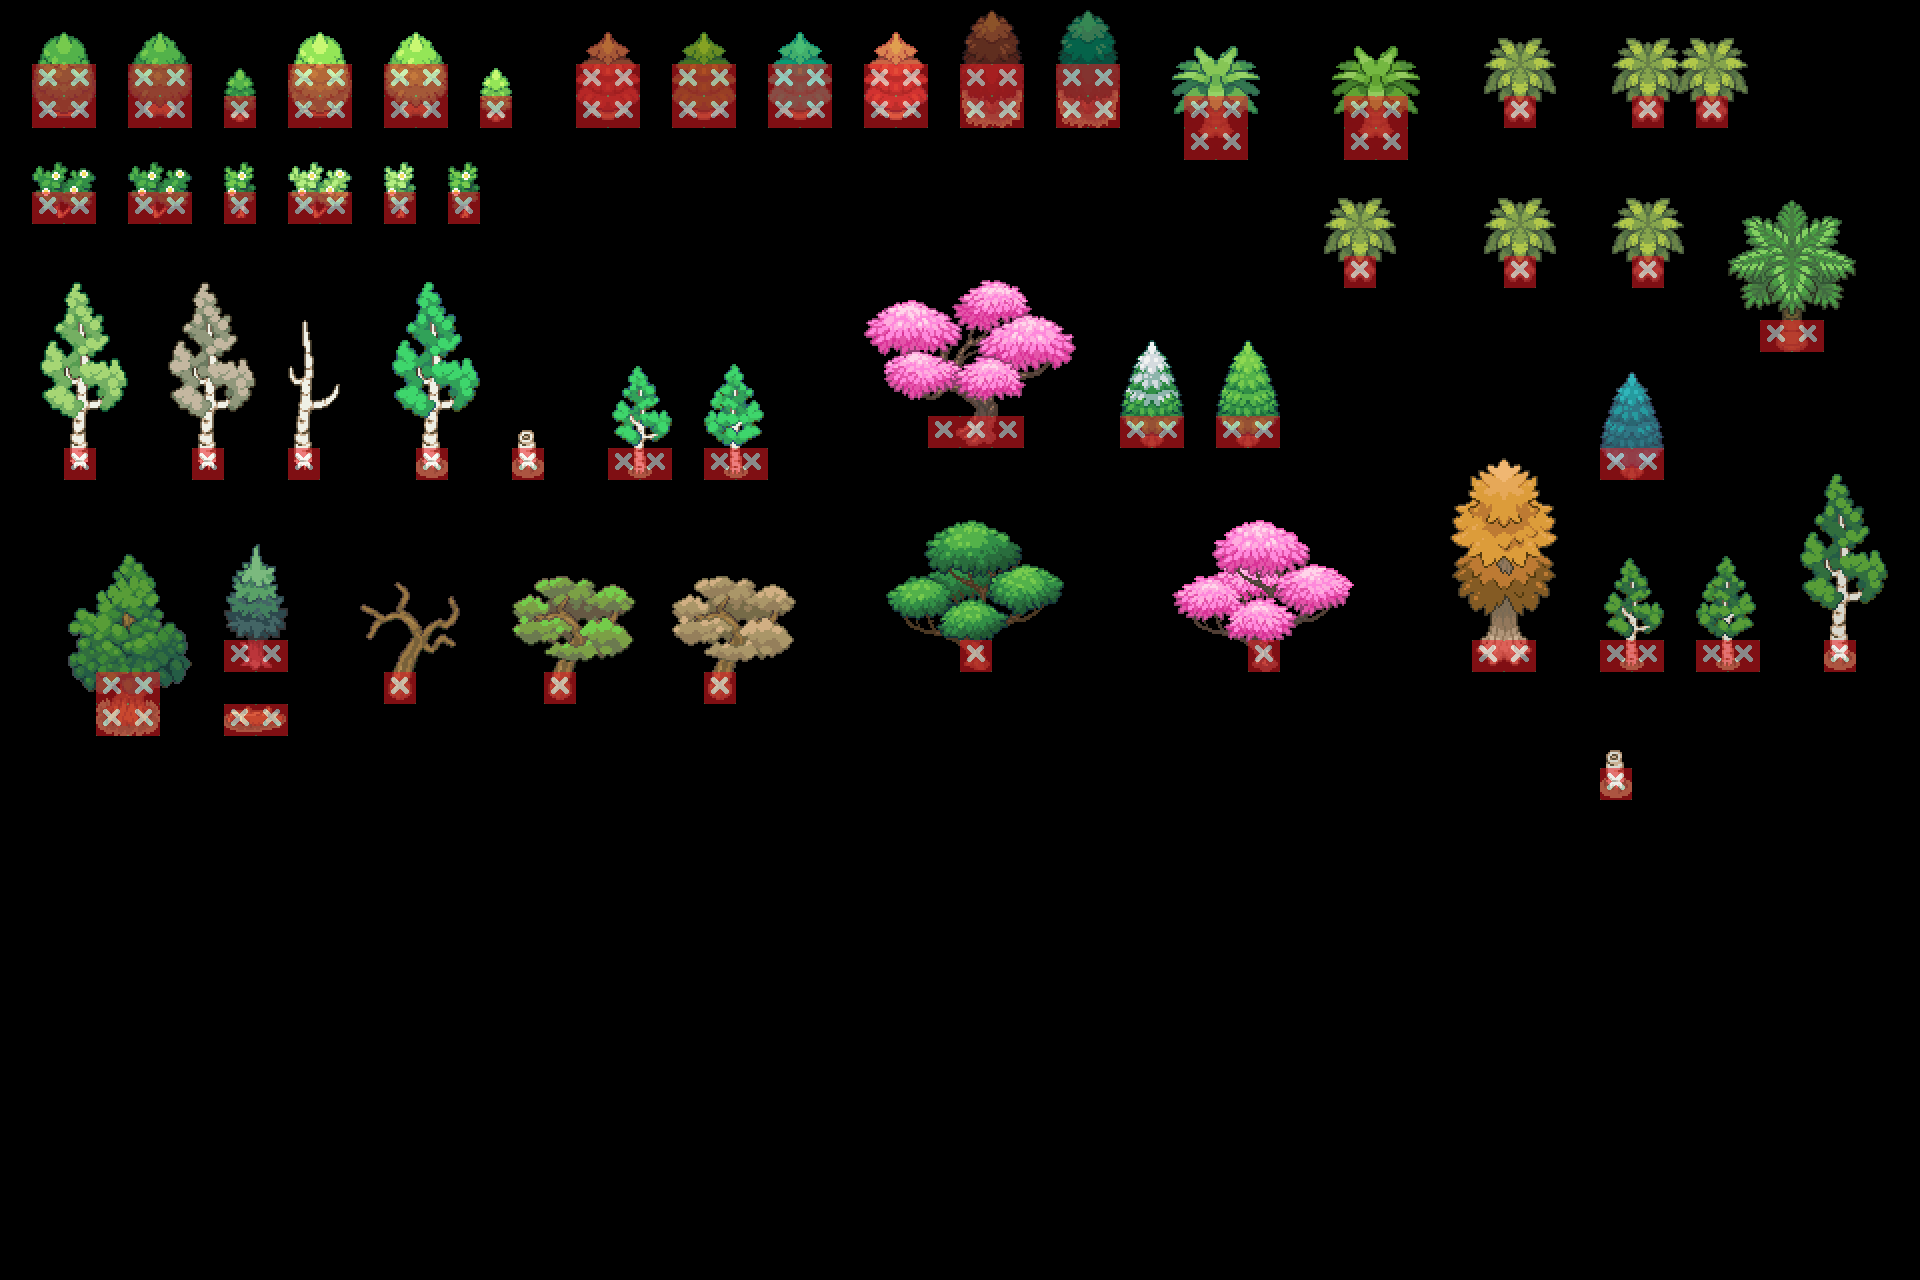

This game map was drawn from its Tiled (.tmx) file and the tilesets committed beside it. A one-line description and the trimmed map source follow:
An orthogonal 60x40 tile map with 32x32 px tiles, 10 tile layers (input_Tree_0, output_Tree_0, input_Furniture_0, output_Tree_1, ...), 3 tilesets.

<map version="1.10" tiledversion="1.10.2" orientation="orthogonal" renderorder="right-down" width="60" height="40" tilewidth="32" tileheight="32" infinite="0" nextlayerid="15" nextobjectid="1">
 <tileset firstgid="1" source="../Tilesets/forest.tsx" />
 <tileset firstgid="5001" source="../Tilesets/passages.tsx" />
 <tileset firstgid="5145" source="../Tilesets/nature_basics.tsx" />
 <layer id="3" name="input_Tree_0" width="60" height="40">
  <data>[2400 cells, 142 non-empty, 142 distinct tile ids]</data>
 </layer>
 <layer id="13" name="output_Tree_0" width="60" height="40">
  <data>[2400 cells, 42 non-empty, 42 distinct tile ids]</data>
 </layer>
 <layer id="11" name="input_Furniture_0" width="60" height="40">
  <data>[2400 cells, 4 non-empty, 4 distinct tile ids]</data>
 </layer>
 <layer id="4" name="output_Tree_1" width="60" height="40">
  <data>[2400 cells, 0 non-empty, 0 distinct tile ids]</data>
 </layer>
 <layer id="12" name="output_Furniture_2" width="60" height="40">
  <data>[2400 cells, 4 non-empty, 4 distinct tile ids]</data>
 </layer>
 <layer id="5" name="output_Tree_2" width="60" height="40">
  <data>[2400 cells, 12 non-empty, 12 distinct tile ids]</data>
 </layer>
 <layer id="6" name="output_Tree_3" width="60" height="40">
  <data>[2400 cells, 81 non-empty, 81 distinct tile ids]</data>
 </layer>
 <layer id="9" name="output_Tree_4" width="60" height="40">
  <data>[2400 cells, 153 non-empty, 153 distinct tile ids]</data>
 </layer>
 <layer id="10" name="output_Tree_5" width="60" height="40">
  <data>[2400 cells, 155 non-empty, 155 distinct tile ids]</data>
 </layer>
 <layer id="8" name="output_passages" width="60" height="40" opacity="0.54">
  <data>[2400 cells, 106 non-empty, 1 distinct tile ids]</data>
 </layer>
</map>
